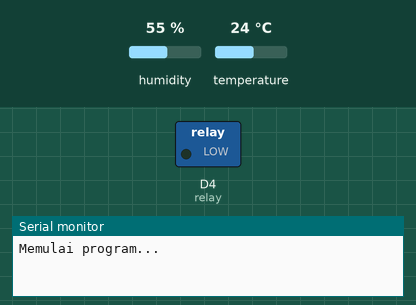
This sketch was run on a simulated ESP8266 (NodeMCU). Shown: switched loads named in the sketch (green lamp = pin HIGH), the last lines printed to the serial monitor. The test bench sets the inputs (shaded band); at power-on: humidity 55 %, temperature 24 °C.

Above: at 1.1 s.
At 2.6 s:
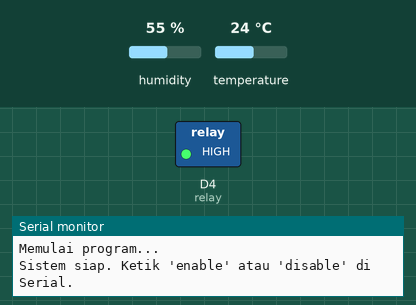
Timing chart, 0 to 4.1 s (numbered marks = the images above):
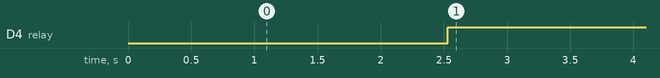

Measured:
- by itself, D4 (relay): LOW → HIGH at 2.5 s

The sketch:

ESP8266_Project_KIpas_IOT.ino
```cpp
/****************************************
 * Include Libraries
 ****************************************/
#include "UbidotsESPMQTT.h"

#include <DFRobot_DHT11.h>
DFRobot_DHT11 DHT;
#define DHT11_PIN D1

/****************************************
 * Define Constants
 ****************************************/
#define TOKEN "BBUS-D1J3Efql1DPoTOhHrL4MqHNoDiHPsD"  // Your Ubidots TOKEN
#define WIFINAME "Dejavu"                            // Your SSID
#define WIFIPASS "BISMILLAH"                         // Your Wifi Pass

const int relay = D4;       // Penulisan D4 menjadi led
bool manualOverride = false; // Status kontrol manual dari Ubidots
unsigned long lastUbidotsInput = 0; // Waktu terakhir menerima input dari Ubidots

Ubidots client(TOKEN);

/****************************************
 * Auxiliar Functions
 ****************************************/
void callback(char* topic, byte* payload, unsigned int length) {
  Serial.print("Message arrived [");
  Serial.print(topic);
  Serial.print("] ");
  for (int i = 0; i < length; i++) {
    Serial.print((char)payload[i]);
  }
  Serial.println();

  // Kontrol relay berdasarkan input dari Ubidots
  if ((char)payload[0] == '1') {
    digitalWrite(relay, LOW); // Relay mati
    manualOverride = true;    // Aktifkan kontrol manual
    lastUbidotsInput = millis(); // Simpan waktu terakhir input
  } else {
    digitalWrite(relay, HIGH); // Relay menyala
    manualOverride = true;
    lastUbidotsInput = millis();
  }
}

/****************************************
 * Main Functions
 ****************************************/
void setup() {
  Serial.begin(115200);
  delay(1000);
  Serial.println("\nMemulai program...");

  pinMode(relay, OUTPUT);

  client.setDebug(true);  // Debug mode
  client.wifiConnection(WIFINAME, WIFIPASS);
  client.begin(callback);

  client.ubidotsSubscribe("esp8266_z", "relay");  // Subscribe ke Ubidots
  Serial.println("Sistem siap. Ketik 'enable' atau 'disable' di Serial.");
}

void loop() {
    // Baca data sensor
    DHT.read(DHT11_PIN);
    client.add("suhu", DHT.temperature);
    client.add("kelembapan", DHT.humidity);
    client.ubidotsPublish("esp8266_z");

    // Logika kontrol relay
    unsigned long currentTime = millis();

    // Cek apakah kontrol manual masih berlaku
    if (manualOverride && (currentTime - lastUbidotsInput > 30000)) { // 30 detik timeout
      manualOverride = false; // Reset kontrol manual jika timeout
    }

    // Jika tidak dalam mode manual, kontrol relay berdasarkan kelembapan
    if (!manualOverride) {
      if (DHT.humidity >= 80) {
        digitalWrite(relay, LOW); // Relay mati
      } else if (DHT.humidity <= 80) {
        digitalWrite(relay, HIGH); // Relay menyala
      }else if (DHT.humidity <= 40) {
        digitalWrite(relay, HIGH); // Relay menyala
      }
    }

    client.loop();
    delay(5000);
  }
```
